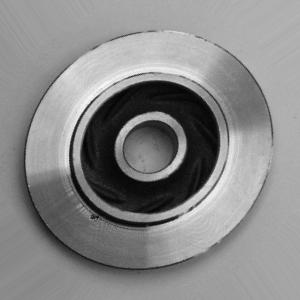
#> input picture data/raw/casting_data/test/def_front/cast_def_0_1059.jpeg, 300 x 300 px; its folder holds only this picture in this run
$ python -i features.py   (imports and definitions only)   (older library calls are emulated)
#> lines starting #> are read from the running program, lines starting #| are printed output that depends on the picture; after the words box and inside, x2 and y2 are one past the last pixel; in counts of white or black regions, pixels touching at a corner belong together
### src/filtering.py
"""Filtres et amelioration du contraste."""

from __future__ import annotations

import cv2
import numpy as np


def gaussian_blur(
    image: np.ndarray,
    kernel_size: tuple[int, int] = (5, 5),
    sigma: float = 0,
) -> np.ndarray:
    """Reduit le bruit avec un filtre gaussien."""
    return cv2.GaussianBlur(image, kernel_size, sigma)


def median_blur(image: np.ndarray, kernel_size: int = 5) -> np.ndarray:
    """Reduit le bruit impulsionnel avec un filtre median."""
    return cv2.medianBlur(image, kernel_size)


# [8 lines left out: function bilateral_denoise, not called in this run]


def equalize_histogram(image: np.ndarray) -> np.ndarray:
    """Applique une egalisation globale d'histogramme."""
    return cv2.equalizeHist(image)


def apply_clahe(
    image: np.ndarray,
    clip_limit: float = 2.0,
    tile_grid_size: tuple[int, int] = (8, 8),
) -> np.ndarray:
    """Ameliore localement le contraste avec CLAHE."""
    clahe = cv2.createCLAHE(clipLimit=clip_limit, tileGridSize=tile_grid_size)
    return clahe.apply(image)


# [4 lines left out: function sharpen_image, not called in this run]

### src/segmentation.py
"""Seuillage, contours et segmentation simple des defauts."""

from __future__ import annotations

import cv2
import numpy as np

from .filtering import apply_clahe, gaussian_blur


def otsu_threshold(image: np.ndarray, invert: bool = False) -> tuple[float, np.ndarray]:
    """Applique le seuillage d'Otsu et retourne le seuil et le masque."""
    mode = cv2.THRESH_BINARY_INV if invert else cv2.THRESH_BINARY
    threshold_value, binary = cv2.threshold(image, 0, 255, mode + cv2.THRESH_OTSU)
    return threshold_value, binary


# [25 lines left out: functions adaptive_threshold, canny_edges, not called in this run]


def morphological_clean(
    mask: np.ndarray,
    kernel_size: int = 3,
    iterations: int = 1,
) -> np.ndarray:
    """Nettoie un masque binaire par ouverture puis fermeture."""
    kernel = np.ones((kernel_size, kernel_size), dtype=np.uint8)
    opened = cv2.morphologyEx(mask, cv2.MORPH_OPEN, kernel, iterations=iterations)
    closed = cv2.morphologyEx(opened, cv2.MORPH_CLOSE, kernel, iterations=iterations)
    return closed


def remove_border_components(mask: np.ndarray) -> np.ndarray:
    """Supprime les regions connectees au bord de l'image."""
    binary = (mask > 0).astype(np.uint8)
    num_labels, labels, stats, _ = cv2.connectedComponentsWithStats(binary, connectivity=8)
    height, width = binary.shape
    cleaned = np.zeros_like(binary, dtype=np.uint8)

    for label in range(1, num_labels):
        x, y, w, h, _ = stats[label]
        touches_border = x == 0 or y == 0 or (x + w) >= width or (y + h) >= height
        if not touches_border:
            cleaned[labels == label] = 255

    return cleaned


def remove_small_components(mask: np.ndarray, min_area: int = 25) -> np.ndarray:
    """Supprime les petites regions probablement dues au bruit."""
    binary = (mask > 0).astype(np.uint8)
    num_labels, labels, stats, _ = cv2.connectedComponentsWithStats(binary, connectivity=8)
    cleaned = np.zeros_like(binary, dtype=np.uint8)

    for label in range(1, num_labels):
        area = stats[label, cv2.CC_STAT_AREA]
        if area >= min_area:
            cleaned[labels == label] = 255

    return cleaned


# [28 lines left out: functions find_external_contours, contour_measurements, not called in this run]


def segment_dark_defects(
    image: np.ndarray,
    min_area: int = 30,
    kernel_size: int = 3,
) -> np.ndarray:
    """Segmente simplement les zones sombres pouvant correspondre a des defauts.

    Les defauts de fonderie apparaissent souvent comme des regions plus sombres.
    On renforce donc le contraste, on applique Otsu inverse, puis on nettoie le
    masque pour enlever le fond et les petites regions isolees.
    """
    blurred = gaussian_blur(image, kernel_size=(5, 5))
    enhanced = apply_clahe(blurred)
    _, mask = otsu_threshold(enhanced, invert=True)
    mask = remove_border_components(mask)
    mask = morphological_clean(mask, kernel_size=kernel_size)
    mask = remove_small_components(mask, min_area=min_area)
    return mask


def mask_area_ratio(mask: np.ndarray) -> float:
    """Calcule le ratio de pixels blancs dans un masque binaire."""
    return float(np.count_nonzero(mask) / mask.size)


def region_summary(mask: np.ndarray) -> dict[str, float]:
    """Resume les regions segmentees: nombre, aire totale et plus grande aire."""
    binary = (mask > 0).astype(np.uint8)
    num_labels, _, stats, _ = cv2.connectedComponentsWithStats(binary, connectivity=8)
    areas = [float(stats[label, cv2.CC_STAT_AREA]) for label in range(1, num_labels)]
    image_area = float(mask.shape[0] * mask.shape[1])

    return {
        "defect_count": float(len(areas)),
        "defect_area": float(sum(areas)),
        "defect_area_ratio": float(sum(areas) / image_area if image_area else 0.0),
        "largest_defect_area": float(max(areas) if areas else 0.0),
        "largest_defect_area_ratio": float(max(areas) / image_area if areas else 0.0),
    }

### src/preprocessing.py
"""Chargement et pretraitement des images en niveaux de gris."""

from __future__ import annotations

from pathlib import Path

import cv2
import numpy as np

from .filtering import apply_clahe, gaussian_blur


# [7 lines left out: function read_grayscale_image, not called in this run]


def resize_image(image: np.ndarray, size: tuple[int, int] = (300, 300)) -> np.ndarray:
    """Redimensionne une image avec interpolation adaptee."""
    return cv2.resize(image, size, interpolation=cv2.INTER_AREA)


def normalize_image(image: np.ndarray) -> np.ndarray:
    """Convertit une image uint8 en float32 entre 0 et 1."""
    return image.astype(np.float32) / 255.0


def to_uint8(image: np.ndarray) -> np.ndarray:
    """Convertit proprement une image en uint8."""
    if image.dtype == np.uint8:
        return image

    image = np.asarray(image)
    if image.max() <= 1.0:
        image = image * 255.0
    return np.clip(image, 0, 255).astype(np.uint8)


def preprocess_image(
    image: np.ndarray,
    size: tuple[int, int] = (300, 300),
    use_clahe: bool = True,
    blur_kernel: tuple[int, int] = (5, 5),
) -> np.ndarray:
    """Pipeline simple: resize, leger flou et amelioration de contraste."""
    resized = resize_image(to_uint8(image), size=size)
    blurred = gaussian_blur(resized, kernel_size=blur_kernel)
    if use_clahe:
        return apply_clahe(blurred)
    return blurred


# [8 lines left out: function load_and_preprocess, not called in this run]

### src/features.py
"""Extraction de caracteristiques pour les regles et le SVM."""

from __future__ import annotations

from pathlib import Path

import cv2
import numpy as np
import pandas as pd

try:
    from skimage.feature import graycomatrix, graycoprops, local_binary_pattern
except ImportError:  # pragma: no cover - fallback utile si scikit-image n'est pas installe.
    graycomatrix = None
    graycoprops = None
    local_binary_pattern = None

from .preprocessing import preprocess_image, read_grayscale_image
from .segmentation import region_summary, segment_dark_defects


def extract_intensity_features(image: np.ndarray) -> dict[str, float]:
    """Statistiques simples sur les niveaux de gris."""
    pixels = image.astype(np.float32).ravel()
    return {
        "intensity_mean": float(np.mean(pixels)),
        "intensity_std": float(np.std(pixels)),
        "intensity_min": float(np.min(pixels)),
        "intensity_max": float(np.max(pixels)),
        "intensity_median": float(np.median(pixels)),
        "intensity_p10": float(np.percentile(pixels, 10)),
        "intensity_p90": float(np.percentile(pixels, 90)),
    }


def extract_histogram_features(image: np.ndarray, bins: int = 16) -> dict[str, float]:
    """Histogramme normalise des niveaux de gris."""
    hist = cv2.calcHist([image], [0], None, [bins], [0, 256]).flatten()
    hist = hist / (hist.sum() + 1e-8)
    return {f"hist_{i:02d}": float(value) for i, value in enumerate(hist)}


def extract_dark_bright_features(image: np.ndarray) -> dict[str, float]:
    """Ratios simples de pixels tres sombres et tres clairs."""
    return {
        "dark_pixel_ratio": float(np.mean(image < 48)),
        "bright_pixel_ratio": float(np.mean(image > 208)),
    }


# [51 lines left out: function _fallback_glcm_props, not called in this run]


def extract_glcm_features(image: np.ndarray) -> dict[str, float]:
    """Caracteristiques de texture GLCM sur une image quantifiee."""
    resized = cv2.resize(image, (128, 128), interpolation=cv2.INTER_AREA)
    quantized = (resized / 32).astype(np.uint8)

    if graycomatrix is None or graycoprops is None:
        return _fallback_glcm_props(quantized)

    glcm = graycomatrix(
        quantized,
        distances=[1, 2],
        angles=[0, np.pi / 4, np.pi / 2, 3 * np.pi / 4],
        levels=8,
        symmetric=True,
        normed=True,
    )

    features: dict[str, float] = {}
    for prop in ["contrast", "dissimilarity", "homogeneity", "energy", "correlation"]:
        values = graycoprops(glcm, prop)
        features[f"glcm_{prop}_mean"] = float(np.mean(values))
        features[f"glcm_{prop}_std"] = float(np.std(values))
    return features


# [17 lines left out: function _fallback_uniform_lbp, not called in this run]


def extract_lbp_features(image: np.ndarray, points: int = 8, radius: int = 1) -> dict[str, float]:
    """Histogramme LBP pour decrire la texture locale."""
    if local_binary_pattern is None or points != 8 or radius != 1:
        lbp = _fallback_uniform_lbp(image)
    else:
        lbp = local_binary_pattern(image, P=points, R=radius, method="uniform")
    bins = points + 2
    hist, _ = np.histogram(lbp.ravel(), bins=bins, range=(0, bins), density=True)
    return {f"lbp_{i:02d}": float(value) for i, value in enumerate(hist)}


def extract_segmentation_features(image: np.ndarray) -> dict[str, float]:
    """Caracteristiques geometriques issues du masque de defauts."""
    mask = segment_dark_defects(image)
    return region_summary(mask)


def extract_image_features(
    image: np.ndarray,
    size: tuple[int, int] = (300, 300),
) -> dict[str, float]:
    """Extrait toutes les caracteristiques numeriques d'une image."""
    processed = preprocess_image(image, size=size)
    features: dict[str, float] = {}
    features.update(extract_intensity_features(processed))
    features.update(extract_histogram_features(processed))
    features.update(extract_dark_bright_features(processed))
    features.update(extract_glcm_features(processed))
    features.update(extract_lbp_features(processed))
    features.update(extract_segmentation_features(processed))
    return features


# [45 lines left out: functions extract_features_from_path, build_features_dataframe, get_feature_columns, not called in this run]

>>> import cv2
>>> picture = cv2.imread('../data/raw/casting_data/test/def_front/cast_def_0_1059.jpeg', cv2.IMREAD_GRAYSCALE)
#> picture is the input picture: shape (300, 300); min 0, max 254, mean 136.4
>>> result = extract_image_features(picture)
#> in apply_clahe, `return clahe.apply(image)`:
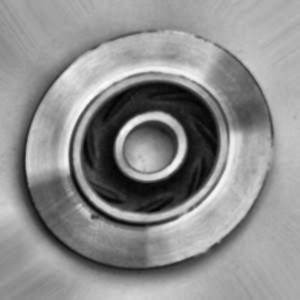
#> returned value: shape (300, 300); min 3, max 253, mean 141.9
#> in extract_histogram_features, `hist = cv2.calcHist([image], [0], None, [bins], [0, 256]).flatten()`: hist = [1867, 4087, 3770, 2175, 2165, 3459, 4207, 4321, 6033, 11537, 21220, 15713, 5895, 1893, 1360, 298]
#> in extract_histogram_features, `hist = hist / (hist.sum() + 1e-8)`: hist = [0.0207, 0.0454, 0.0419, 0.0242, 0.0241, 0.0384, 0.0467, 0.048, 0.067, 0.128, 0.236, 0.175, 0.0655, 0.021, 0.0151, 0.00331]
#> in extract_glcm_features, `quantized = (resized / 32).astype(np.uint8)`:
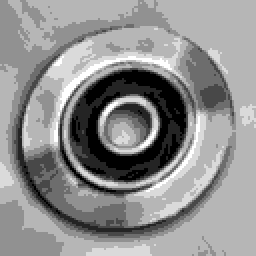
#> quantized: shape (128, 128) (shown 2 times larger); min 0, max 7, mean 3.95; drawn with min black and max white
#> the loop in extract_glcm_features, `for prop in ["contrast", "dissimilarity", "homogeneity", "energy", "co..` made 5 passes
#> values on passes 1 to 5: [[0.397, 0.71, 0.395, 0.578], [1.01, 0.71, 1.03, 0.578]], [[0.275, 0.398, 0.279, 0.36], [0.501, 0.398, 0.513, 0.36]], [[0.874, 0.831, 0.872, 0.841], [0.796, 0.831, 0.791, 0.841]], [[0.413, 0.392, 0.412, 0.395], [0.374, 0.392, 0.376, 0.395]], [[0.931, 0.877, 0.931, 0.9], [0.825, 0.877, 0.821, 0.9]]
#> after the loop in extract_glcm_features, `for prop in ["contrast", "dissimilarity", "homogeneity", "energy", "co..`: features = 10 items
#> in extract_lbp_features, `lbp = local_binary_pattern(image, P=points, R=radius, method="uniform")`:
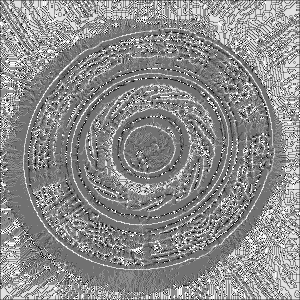
#> lbp: shape (300, 300) float64; min 0, max 9, mean 4.95; drawn with min black and max white
#> in extract_lbp_features, `hist, _ = np.histogram(lbp.ravel(), bins=bins, range=(0, bins), densit..`: hist = [0.00807, 0.0256, 0.0216, 0.131, 0.316, 0.212, 0.0565, 0.0626, 0.115, 0.0513]
#> in otsu_threshold, `threshold_value, binary = cv2.threshold(image, 0, 255, mode + cv2.THRE..`:
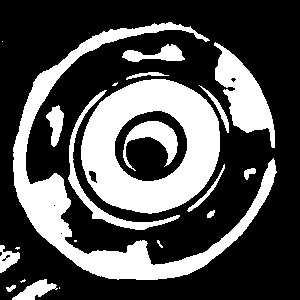
#> binary: shape (300, 300); 31.7% white; 22 white regions (6 under 20 px), largest, box (x1, y1, x2, y2) and area: (81, 79, 220, 214) 10737, (13, 22, 277, 280) 10061, (214, 42, 275, 148) 2796
#> in otsu_threshold, `threshold_value, binary = cv2.threshold(image, 0, 255, mode + cv2.THRE..`: threshold_value = 124
#> in remove_border_components, `num_labels, labels, stats, _ = cv2.connectedComponentsWithStats(binary..`:
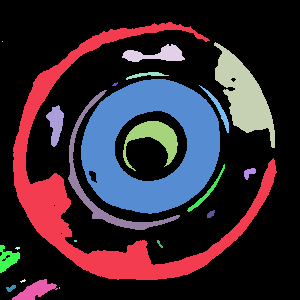
#> labels: shape (300, 300) int32; 23 distinct labels, from 0 to 22; one colour per label, 0 black
#> in remove_border_components, `num_labels, labels, stats, _ = cv2.connectedComponentsWithStats(binary..`: num_labels = 23; stats = 23 rows, first 6: [0, 0, 300, 300, 61483], [13, 22, 264, 258, 10061], [2, 41, 1, 1, 1], [214, 42, 61, 106, 2796], [122, 44, 63, 18, 584], [126, 72, 43, 8, 126]
#> the loop in remove_border_components, `for label in range(1, num_labels):` made 22 passes
#> (x, y, w, h, touches_border) on passes 1 to 8: (13, 22, 264, 258, False), (2, 41, 1, 1, False), (214, 42, 61, 106, False), (122, 44, 63, 18, False), (126, 72, 43, 8, False), (81, 79, 139, 135, False), (112, 82, 6, 4, False), (199, 85, 30, 48, False)
#> after the loop in remove_border_components, `for label in range(1, num_labels):`:
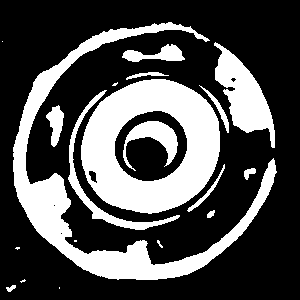
#> cleaned: shape (300, 300); 30.8% white; 20 white regions (6 under 20 px), largest, box (x1, y1, x2, y2) and area: (81, 79, 220, 214) 10737, (13, 22, 277, 280) 10061, (214, 42, 275, 148) 2796
#> in remove_small_components, `num_labels, labels, stats, _ = cv2.connectedComponentsWithStats(binary..`:
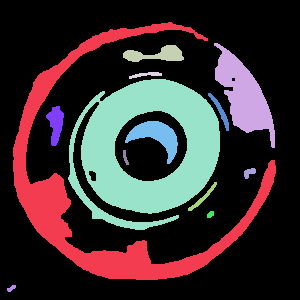
#> labels: shape (300, 300) int32; 14 distinct labels, from 0 to 13; one colour per label, 0 black
#> in remove_small_components, `num_labels, labels, stats, _ = cv2.connectedComponentsWithStats(binary..`: num_labels = 14; stats = 14 rows, first 6: [0, 0, 300, 300, 62469], [13, 22, 263, 258, 10046], [214, 43, 61, 105, 2795], [123, 45, 61, 17, 578], [129, 72, 33, 7, 110], [68, 79, 152, 151, 12082]
#> the loop in remove_small_components, `for label in range(1, num_labels):` made 13 passes
#> area on passes 1 to 8: 10046, 2795, 578, 110, 12082, 188, 420, 960
#> in region_summary, `num_labels, _, stats, _ = cv2.connectedComponentsWithStats(binary, con..`: num_labels = 14
#> in region_summary, `areas = [float(stats[label, cv2.CC_STAT_AREA]) for label in range(1, n..`: areas = [10046, 2795, 578, 110, 12082, 188, 420, 960, 48, 81, 148, 38, 37]
#> result = 50 items
